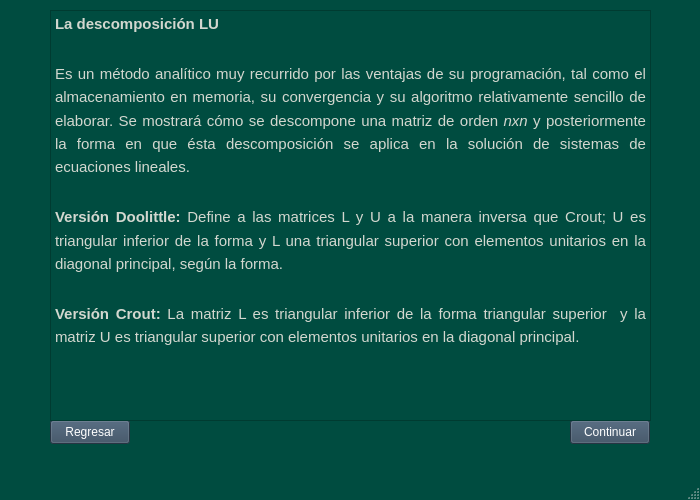
<?xml version="1.0" encoding="UTF-8"?>
<ui version="4.0">
 <class>resumenDolittle</class>
 <widget class="QMainWindow" name="resumenDolittle">
  <property name="geometry">
   <rect>
    <x>0</x>
    <y>0</y>
    <width>700</width>
    <height>500</height>
   </rect>
  </property>
  <property name="palette">
   <palette>
    <active>
     <colorrole role="WindowText">
      <brush brushstyle="SolidPattern">
       <color alpha="255">
        <red>255</red>
        <green>255</green>
        <blue>255</blue>
       </color>
      </brush>
     </colorrole>
     <colorrole role="Button">
      <brush brushstyle="SolidPattern">
       <color alpha="255">
        <red>0</red>
        <green>76</green>
        <blue>64</blue>
       </color>
      </brush>
     </colorrole>
     <colorrole role="Light">
      <brush brushstyle="SolidPattern">
       <color alpha="255">
        <red>0</red>
        <green>114</green>
        <blue>96</blue>
       </color>
      </brush>
     </colorrole>
     <colorrole role="Midlight">
      <brush brushstyle="SolidPattern">
       <color alpha="255">
        <red>0</red>
        <green>95</green>
        <blue>80</blue>
       </color>
      </brush>
     </colorrole>
     <colorrole role="Dark">
      <brush brushstyle="SolidPattern">
       <color alpha="255">
        <red>0</red>
        <green>38</green>
        <blue>32</blue>
       </color>
      </brush>
     </colorrole>
     <colorrole role="Mid">
      <brush brushstyle="SolidPattern">
       <color alpha="255">
        <red>0</red>
        <green>50</green>
        <blue>42</blue>
       </color>
      </brush>
     </colorrole>
     <colorrole role="Text">
      <brush brushstyle="SolidPattern">
       <color alpha="255">
        <red>255</red>
        <green>255</green>
        <blue>255</blue>
       </color>
      </brush>
     </colorrole>
     <colorrole role="BrightText">
      <brush brushstyle="SolidPattern">
       <color alpha="255">
        <red>255</red>
        <green>255</green>
        <blue>255</blue>
       </color>
      </brush>
     </colorrole>
     <colorrole role="ButtonText">
      <brush brushstyle="SolidPattern">
       <color alpha="255">
        <red>255</red>
        <green>255</green>
        <blue>255</blue>
       </color>
      </brush>
     </colorrole>
     <colorrole role="Base">
      <brush brushstyle="SolidPattern">
       <color alpha="255">
        <red>0</red>
        <green>0</green>
        <blue>0</blue>
       </color>
      </brush>
     </colorrole>
     <colorrole role="Window">
      <brush brushstyle="SolidPattern">
       <color alpha="255">
        <red>0</red>
        <green>76</green>
        <blue>64</blue>
       </color>
      </brush>
     </colorrole>
     <colorrole role="Shadow">
      <brush brushstyle="SolidPattern">
       <color alpha="255">
        <red>0</red>
        <green>0</green>
        <blue>0</blue>
       </color>
      </brush>
     </colorrole>
     <colorrole role="AlternateBase">
      <brush brushstyle="SolidPattern">
       <color alpha="255">
        <red>0</red>
        <green>38</green>
        <blue>32</blue>
       </color>
      </brush>
     </colorrole>
     <colorrole role="ToolTipBase">
      <brush brushstyle="SolidPattern">
       <color alpha="255">
        <red>255</red>
        <green>255</green>
        <blue>220</blue>
       </color>
      </brush>
     </colorrole>
     <colorrole role="ToolTipText">
      <brush brushstyle="SolidPattern">
       <color alpha="255">
        <red>0</red>
        <green>0</green>
        <blue>0</blue>
       </color>
      </brush>
     </colorrole>
     <colorrole role="PlaceholderText">
      <brush brushstyle="SolidPattern">
       <color alpha="128">
        <red>255</red>
        <green>255</green>
        <blue>255</blue>
       </color>
      </brush>
     </colorrole>
    </active>
    <inactive>
     <colorrole role="WindowText">
      <brush brushstyle="SolidPattern">
       <color alpha="255">
        <red>255</red>
        <green>255</green>
        <blue>255</blue>
       </color>
      </brush>
     </colorrole>
     <colorrole role="Button">
      <brush brushstyle="SolidPattern">
       <color alpha="255">
        <red>0</red>
        <green>76</green>
        <blue>64</blue>
       </color>
      </brush>
     </colorrole>
     <colorrole role="Light">
      <brush brushstyle="SolidPattern">
       <color alpha="255">
        <red>0</red>
        <green>114</green>
        <blue>96</blue>
       </color>
      </brush>
     </colorrole>
     <colorrole role="Midlight">
      <brush brushstyle="SolidPattern">
       <color alpha="255">
        <red>0</red>
        <green>95</green>
        <blue>80</blue>
       </color>
      </brush>
     </colorrole>
     <colorrole role="Dark">
      <brush brushstyle="SolidPattern">
       <color alpha="255">
        <red>0</red>
        <green>38</green>
        <blue>32</blue>
       </color>
      </brush>
     </colorrole>
     <colorrole role="Mid">
      <brush brushstyle="SolidPattern">
       <color alpha="255">
        <red>0</red>
        <green>50</green>
        <blue>42</blue>
       </color>
      </brush>
     </colorrole>
     <colorrole role="Text">
      <brush brushstyle="SolidPattern">
       <color alpha="255">
        <red>255</red>
        <green>255</green>
        <blue>255</blue>
       </color>
      </brush>
     </colorrole>
     <colorrole role="BrightText">
      <brush brushstyle="SolidPattern">
       <color alpha="255">
        <red>255</red>
        <green>255</green>
        <blue>255</blue>
       </color>
      </brush>
     </colorrole>
     <colorrole role="ButtonText">
      <brush brushstyle="SolidPattern">
       <color alpha="255">
        <red>255</red>
        <green>255</green>
        <blue>255</blue>
       </color>
      </brush>
     </colorrole>
     <colorrole role="Base">
      <brush brushstyle="SolidPattern">
       <color alpha="255">
        <red>0</red>
        <green>0</green>
        <blue>0</blue>
       </color>
      </brush>
     </colorrole>
     <colorrole role="Window">
      <brush brushstyle="SolidPattern">
       <color alpha="255">
        <red>0</red>
        <green>76</green>
        <blue>64</blue>
       </color>
      </brush>
     </colorrole>
     <colorrole role="Shadow">
      <brush brushstyle="SolidPattern">
       <color alpha="255">
        <red>0</red>
        <green>0</green>
        <blue>0</blue>
       </color>
      </brush>
     </colorrole>
     <colorrole role="AlternateBase">
      <brush brushstyle="SolidPattern">
       <color alpha="255">
        <red>0</red>
        <green>38</green>
        <blue>32</blue>
       </color>
      </brush>
     </colorrole>
     <colorrole role="ToolTipBase">
      <brush brushstyle="SolidPattern">
       <color alpha="255">
        <red>255</red>
        <green>255</green>
        <blue>220</blue>
       </color>
      </brush>
     </colorrole>
     <colorrole role="ToolTipText">
      <brush brushstyle="SolidPattern">
       <color alpha="255">
        <red>0</red>
        <green>0</green>
        <blue>0</blue>
       </color>
      </brush>
     </colorrole>
     <colorrole role="PlaceholderText">
      <brush brushstyle="SolidPattern">
       <color alpha="128">
        <red>255</red>
        <green>255</green>
        <blue>255</blue>
       </color>
      </brush>
     </colorrole>
    </inactive>
    <disabled>
     <colorrole role="WindowText">
      <brush brushstyle="SolidPattern">
       <color alpha="255">
        <red>0</red>
        <green>38</green>
        <blue>32</blue>
       </color>
      </brush>
     </colorrole>
     <colorrole role="Button">
      <brush brushstyle="SolidPattern">
       <color alpha="255">
        <red>0</red>
        <green>76</green>
        <blue>64</blue>
       </color>
      </brush>
     </colorrole>
     <colorrole role="Light">
      <brush brushstyle="SolidPattern">
       <color alpha="255">
        <red>0</red>
        <green>114</green>
        <blue>96</blue>
       </color>
      </brush>
     </colorrole>
     <colorrole role="Midlight">
      <brush brushstyle="SolidPattern">
       <color alpha="255">
        <red>0</red>
        <green>95</green>
        <blue>80</blue>
       </color>
      </brush>
     </colorrole>
     <colorrole role="Dark">
      <brush brushstyle="SolidPattern">
       <color alpha="255">
        <red>0</red>
        <green>38</green>
        <blue>32</blue>
       </color>
      </brush>
     </colorrole>
     <colorrole role="Mid">
      <brush brushstyle="SolidPattern">
       <color alpha="255">
        <red>0</red>
        <green>50</green>
        <blue>42</blue>
       </color>
      </brush>
     </colorrole>
     <colorrole role="Text">
      <brush brushstyle="SolidPattern">
       <color alpha="255">
        <red>0</red>
        <green>38</green>
        <blue>32</blue>
       </color>
      </brush>
     </colorrole>
     <colorrole role="BrightText">
      <brush brushstyle="SolidPattern">
       <color alpha="255">
        <red>255</red>
        <green>255</green>
        <blue>255</blue>
       </color>
      </brush>
     </colorrole>
     <colorrole role="ButtonText">
      <brush brushstyle="SolidPattern">
       <color alpha="255">
        <red>0</red>
        <green>38</green>
        <blue>32</blue>
       </color>
      </brush>
     </colorrole>
     <colorrole role="Base">
      <brush brushstyle="SolidPattern">
       <color alpha="255">
        <red>0</red>
        <green>76</green>
        <blue>64</blue>
       </color>
      </brush>
     </colorrole>
     <colorrole role="Window">
      <brush brushstyle="SolidPattern">
       <color alpha="255">
        <red>0</red>
        <green>76</green>
        <blue>64</blue>
       </color>
      </brush>
     </colorrole>
     <colorrole role="Shadow">
      <brush brushstyle="SolidPattern">
       <color alpha="255">
        <red>0</red>
        <green>0</green>
        <blue>0</blue>
       </color>
      </brush>
     </colorrole>
     <colorrole role="AlternateBase">
      <brush brushstyle="SolidPattern">
       <color alpha="255">
        <red>0</red>
        <green>76</green>
        <blue>64</blue>
       </color>
      </brush>
     </colorrole>
     <colorrole role="ToolTipBase">
      <brush brushstyle="SolidPattern">
       <color alpha="255">
        <red>255</red>
        <green>255</green>
        <blue>220</blue>
       </color>
      </brush>
     </colorrole>
     <colorrole role="ToolTipText">
      <brush brushstyle="SolidPattern">
       <color alpha="255">
        <red>0</red>
        <green>0</green>
        <blue>0</blue>
       </color>
      </brush>
     </colorrole>
     <colorrole role="PlaceholderText">
      <brush brushstyle="SolidPattern">
       <color alpha="128">
        <red>255</red>
        <green>255</green>
        <blue>255</blue>
       </color>
      </brush>
     </colorrole>
    </disabled>
   </palette>
  </property>
  <property name="windowTitle">
   <string>MainWindow</string>
  </property>
  <widget class="QWidget" name="centralwidget">
   <widget class="QPushButton" name="pushButton">
    <property name="geometry">
     <rect>
      <x>50</x>
      <y>420</y>
      <width>80</width>
      <height>24</height>
     </rect>
    </property>
    <property name="palette">
     <palette>
      <active>
       <colorrole role="WindowText">
        <brush brushstyle="SolidPattern">
         <color alpha="255">
          <red>255</red>
          <green>255</green>
          <blue>255</blue>
         </color>
        </brush>
       </colorrole>
       <colorrole role="Button">
        <brush brushstyle="SolidPattern">
         <color alpha="255">
          <red>53</red>
          <green>73</green>
          <blue>94</blue>
         </color>
        </brush>
       </colorrole>
       <colorrole role="Light">
        <brush brushstyle="SolidPattern">
         <color alpha="255">
          <red>79</red>
          <green>109</green>
          <blue>141</blue>
         </color>
        </brush>
       </colorrole>
       <colorrole role="Midlight">
        <brush brushstyle="SolidPattern">
         <color alpha="255">
          <red>66</red>
          <green>91</green>
          <blue>117</blue>
         </color>
        </brush>
       </colorrole>
       <colorrole role="Dark">
        <brush brushstyle="SolidPattern">
         <color alpha="255">
          <red>26</red>
          <green>36</green>
          <blue>47</blue>
         </color>
        </brush>
       </colorrole>
       <colorrole role="Mid">
        <brush brushstyle="SolidPattern">
         <color alpha="255">
          <red>35</red>
          <green>48</green>
          <blue>62</blue>
         </color>
        </brush>
       </colorrole>
       <colorrole role="Text">
        <brush brushstyle="SolidPattern">
         <color alpha="255">
          <red>255</red>
          <green>255</green>
          <blue>255</blue>
         </color>
        </brush>
       </colorrole>
       <colorrole role="BrightText">
        <brush brushstyle="SolidPattern">
         <color alpha="255">
          <red>255</red>
          <green>255</green>
          <blue>255</blue>
         </color>
        </brush>
       </colorrole>
       <colorrole role="ButtonText">
        <brush brushstyle="SolidPattern">
         <color alpha="255">
          <red>255</red>
          <green>255</green>
          <blue>255</blue>
         </color>
        </brush>
       </colorrole>
       <colorrole role="Base">
        <brush brushstyle="SolidPattern">
         <color alpha="255">
          <red>0</red>
          <green>0</green>
          <blue>0</blue>
         </color>
        </brush>
       </colorrole>
       <colorrole role="Window">
        <brush brushstyle="SolidPattern">
         <color alpha="255">
          <red>53</red>
          <green>73</green>
          <blue>94</blue>
         </color>
        </brush>
       </colorrole>
       <colorrole role="Shadow">
        <brush brushstyle="SolidPattern">
         <color alpha="255">
          <red>0</red>
          <green>0</green>
          <blue>0</blue>
         </color>
        </brush>
       </colorrole>
       <colorrole role="AlternateBase">
        <brush brushstyle="SolidPattern">
         <color alpha="255">
          <red>26</red>
          <green>36</green>
          <blue>47</blue>
         </color>
        </brush>
       </colorrole>
       <colorrole role="ToolTipBase">
        <brush brushstyle="SolidPattern">
         <color alpha="255">
          <red>255</red>
          <green>255</green>
          <blue>220</blue>
         </color>
        </brush>
       </colorrole>
       <colorrole role="ToolTipText">
        <brush brushstyle="SolidPattern">
         <color alpha="255">
          <red>0</red>
          <green>0</green>
          <blue>0</blue>
         </color>
        </brush>
       </colorrole>
       <colorrole role="PlaceholderText">
        <brush brushstyle="SolidPattern">
         <color alpha="128">
          <red>255</red>
          <green>255</green>
          <blue>255</blue>
         </color>
        </brush>
       </colorrole>
      </active>
      <inactive>
       <colorrole role="WindowText">
        <brush brushstyle="SolidPattern">
         <color alpha="255">
          <red>255</red>
          <green>255</green>
          <blue>255</blue>
         </color>
        </brush>
       </colorrole>
       <colorrole role="Button">
        <brush brushstyle="SolidPattern">
         <color alpha="255">
          <red>53</red>
          <green>73</green>
          <blue>94</blue>
         </color>
        </brush>
       </colorrole>
       <colorrole role="Light">
        <brush brushstyle="SolidPattern">
         <color alpha="255">
          <red>79</red>
          <green>109</green>
          <blue>141</blue>
         </color>
        </brush>
       </colorrole>
       <colorrole role="Midlight">
        <brush brushstyle="SolidPattern">
         <color alpha="255">
          <red>66</red>
          <green>91</green>
          <blue>117</blue>
         </color>
        </brush>
       </colorrole>
       <colorrole role="Dark">
        <brush brushstyle="SolidPattern">
         <color alpha="255">
          <red>26</red>
          <green>36</green>
          <blue>47</blue>
         </color>
        </brush>
       </colorrole>
       <colorrole role="Mid">
        <brush brushstyle="SolidPattern">
         <color alpha="255">
          <red>35</red>
          <green>48</green>
          <blue>62</blue>
         </color>
        </brush>
       </colorrole>
       <colorrole role="Text">
        <brush brushstyle="SolidPattern">
         <color alpha="255">
          <red>255</red>
          <green>255</green>
          <blue>255</blue>
         </color>
        </brush>
       </colorrole>
       <colorrole role="BrightText">
        <brush brushstyle="SolidPattern">
         <color alpha="255">
          <red>255</red>
          <green>255</green>
          <blue>255</blue>
         </color>
        </brush>
       </colorrole>
       <colorrole role="ButtonText">
        <brush brushstyle="SolidPattern">
         <color alpha="255">
          <red>255</red>
          <green>255</green>
          <blue>255</blue>
         </color>
        </brush>
       </colorrole>
       <colorrole role="Base">
        <brush brushstyle="SolidPattern">
         <color alpha="255">
          <red>0</red>
          <green>0</green>
          <blue>0</blue>
         </color>
        </brush>
       </colorrole>
       <colorrole role="Window">
        <brush brushstyle="SolidPattern">
         <color alpha="255">
          <red>53</red>
          <green>73</green>
          <blue>94</blue>
         </color>
        </brush>
       </colorrole>
       <colorrole role="Shadow">
        <brush brushstyle="SolidPattern">
         <color alpha="255">
          <red>0</red>
          <green>0</green>
          <blue>0</blue>
         </color>
        </brush>
       </colorrole>
       <colorrole role="AlternateBase">
        <brush brushstyle="SolidPattern">
         <color alpha="255">
          <red>26</red>
          <green>36</green>
          <blue>47</blue>
         </color>
        </brush>
       </colorrole>
       <colorrole role="ToolTipBase">
        <brush brushstyle="SolidPattern">
         <color alpha="255">
          <red>255</red>
          <green>255</green>
          <blue>220</blue>
         </color>
        </brush>
       </colorrole>
       <colorrole role="ToolTipText">
        <brush brushstyle="SolidPattern">
         <color alpha="255">
          <red>0</red>
          <green>0</green>
          <blue>0</blue>
         </color>
        </brush>
       </colorrole>
       <colorrole role="PlaceholderText">
        <brush brushstyle="SolidPattern">
         <color alpha="128">
          <red>255</red>
          <green>255</green>
          <blue>255</blue>
         </color>
        </brush>
       </colorrole>
      </inactive>
      <disabled>
       <colorrole role="WindowText">
        <brush brushstyle="SolidPattern">
         <color alpha="255">
          <red>26</red>
          <green>36</green>
          <blue>47</blue>
         </color>
        </brush>
       </colorrole>
       <colorrole role="Button">
        <brush brushstyle="SolidPattern">
         <color alpha="255">
          <red>53</red>
          <green>73</green>
          <blue>94</blue>
         </color>
        </brush>
       </colorrole>
       <colorrole role="Light">
        <brush brushstyle="SolidPattern">
         <color alpha="255">
          <red>79</red>
          <green>109</green>
          <blue>141</blue>
         </color>
        </brush>
       </colorrole>
       <colorrole role="Midlight">
        <brush brushstyle="SolidPattern">
         <color alpha="255">
          <red>66</red>
          <green>91</green>
          <blue>117</blue>
         </color>
        </brush>
       </colorrole>
       <colorrole role="Dark">
        <brush brushstyle="SolidPattern">
         <color alpha="255">
          <red>26</red>
          <green>36</green>
          <blue>47</blue>
         </color>
        </brush>
       </colorrole>
       <colorrole role="Mid">
        <brush brushstyle="SolidPattern">
         <color alpha="255">
          <red>35</red>
          <green>48</green>
          <blue>62</blue>
         </color>
        </brush>
       </colorrole>
       <colorrole role="Text">
        <brush brushstyle="SolidPattern">
         <color alpha="255">
          <red>26</red>
          <green>36</green>
          <blue>47</blue>
         </color>
        </brush>
       </colorrole>
       <colorrole role="BrightText">
        <brush brushstyle="SolidPattern">
         <color alpha="255">
          <red>255</red>
          <green>255</green>
          <blue>255</blue>
         </color>
        </brush>
       </colorrole>
       <colorrole role="ButtonText">
        <brush brushstyle="SolidPattern">
         <color alpha="255">
          <red>26</red>
          <green>36</green>
          <blue>47</blue>
         </color>
        </brush>
       </colorrole>
       <colorrole role="Base">
        <brush brushstyle="SolidPattern">
         <color alpha="255">
          <red>53</red>
          <green>73</green>
          <blue>94</blue>
         </color>
        </brush>
       </colorrole>
       <colorrole role="Window">
        <brush brushstyle="SolidPattern">
         <color alpha="255">
          <red>53</red>
          <green>73</green>
          <blue>94</blue>
         </color>
        </brush>
       </colorrole>
       <colorrole role="Shadow">
        <brush brushstyle="SolidPattern">
         <color alpha="255">
          <red>0</red>
          <green>0</green>
          <blue>0</blue>
         </color>
        </brush>
       </colorrole>
       <colorrole role="AlternateBase">
        <brush brushstyle="SolidPattern">
         <color alpha="255">
          <red>53</red>
          <green>73</green>
          <blue>94</blue>
         </color>
        </brush>
       </colorrole>
       <colorrole role="ToolTipBase">
        <brush brushstyle="SolidPattern">
         <color alpha="255">
          <red>255</red>
          <green>255</green>
          <blue>220</blue>
         </color>
        </brush>
       </colorrole>
       <colorrole role="ToolTipText">
        <brush brushstyle="SolidPattern">
         <color alpha="255">
          <red>0</red>
          <green>0</green>
          <blue>0</blue>
         </color>
        </brush>
       </colorrole>
       <colorrole role="PlaceholderText">
        <brush brushstyle="SolidPattern">
         <color alpha="128">
          <red>255</red>
          <green>255</green>
          <blue>255</blue>
         </color>
        </brush>
       </colorrole>
      </disabled>
     </palette>
    </property>
    <property name="text">
     <string>Regresar</string>
    </property>
   </widget>
   <widget class="QPushButton" name="pushButton_2">
    <property name="geometry">
     <rect>
      <x>570</x>
      <y>420</y>
      <width>80</width>
      <height>24</height>
     </rect>
    </property>
    <property name="palette">
     <palette>
      <active>
       <colorrole role="WindowText">
        <brush brushstyle="SolidPattern">
         <color alpha="255">
          <red>255</red>
          <green>255</green>
          <blue>255</blue>
         </color>
        </brush>
       </colorrole>
       <colorrole role="Button">
        <brush brushstyle="SolidPattern">
         <color alpha="255">
          <red>53</red>
          <green>73</green>
          <blue>94</blue>
         </color>
        </brush>
       </colorrole>
       <colorrole role="Light">
        <brush brushstyle="SolidPattern">
         <color alpha="255">
          <red>79</red>
          <green>109</green>
          <blue>141</blue>
         </color>
        </brush>
       </colorrole>
       <colorrole role="Midlight">
        <brush brushstyle="SolidPattern">
         <color alpha="255">
          <red>66</red>
          <green>91</green>
          <blue>117</blue>
         </color>
        </brush>
       </colorrole>
       <colorrole role="Dark">
        <brush brushstyle="SolidPattern">
         <color alpha="255">
          <red>26</red>
          <green>36</green>
          <blue>47</blue>
         </color>
        </brush>
       </colorrole>
       <colorrole role="Mid">
        <brush brushstyle="SolidPattern">
         <color alpha="255">
          <red>35</red>
          <green>48</green>
          <blue>62</blue>
         </color>
        </brush>
       </colorrole>
       <colorrole role="Text">
        <brush brushstyle="SolidPattern">
         <color alpha="255">
          <red>255</red>
          <green>255</green>
          <blue>255</blue>
         </color>
        </brush>
       </colorrole>
       <colorrole role="BrightText">
        <brush brushstyle="SolidPattern">
         <color alpha="255">
          <red>255</red>
          <green>255</green>
          <blue>255</blue>
         </color>
        </brush>
       </colorrole>
       <colorrole role="ButtonText">
        <brush brushstyle="SolidPattern">
         <color alpha="255">
          <red>255</red>
          <green>255</green>
          <blue>255</blue>
         </color>
        </brush>
       </colorrole>
       <colorrole role="Base">
        <brush brushstyle="SolidPattern">
         <color alpha="255">
          <red>0</red>
          <green>0</green>
          <blue>0</blue>
         </color>
        </brush>
       </colorrole>
       <colorrole role="Window">
        <brush brushstyle="SolidPattern">
         <color alpha="255">
          <red>53</red>
          <green>73</green>
          <blue>94</blue>
         </color>
        </brush>
       </colorrole>
       <colorrole role="Shadow">
        <brush brushstyle="SolidPattern">
         <color alpha="255">
          <red>0</red>
          <green>0</green>
          <blue>0</blue>
         </color>
        </brush>
       </colorrole>
       <colorrole role="AlternateBase">
        <brush brushstyle="SolidPattern">
         <color alpha="255">
          <red>26</red>
          <green>36</green>
          <blue>47</blue>
         </color>
        </brush>
       </colorrole>
       <colorrole role="ToolTipBase">
        <brush brushstyle="SolidPattern">
         <color alpha="255">
          <red>255</red>
          <green>255</green>
          <blue>220</blue>
         </color>
        </brush>
       </colorrole>
       <colorrole role="ToolTipText">
        <brush brushstyle="SolidPattern">
         <color alpha="255">
          <red>0</red>
          <green>0</green>
          <blue>0</blue>
         </color>
        </brush>
       </colorrole>
       <colorrole role="PlaceholderText">
        <brush brushstyle="SolidPattern">
         <color alpha="128">
          <red>255</red>
          <green>255</green>
          <blue>255</blue>
         </color>
        </brush>
       </colorrole>
      </active>
      <inactive>
       <colorrole role="WindowText">
        <brush brushstyle="SolidPattern">
         <color alpha="255">
          <red>255</red>
          <green>255</green>
          <blue>255</blue>
         </color>
        </brush>
       </colorrole>
       <colorrole role="Button">
        <brush brushstyle="SolidPattern">
         <color alpha="255">
          <red>53</red>
          <green>73</green>
          <blue>94</blue>
         </color>
        </brush>
       </colorrole>
       <colorrole role="Light">
        <brush brushstyle="SolidPattern">
         <color alpha="255">
          <red>79</red>
          <green>109</green>
          <blue>141</blue>
         </color>
        </brush>
       </colorrole>
       <colorrole role="Midlight">
        <brush brushstyle="SolidPattern">
         <color alpha="255">
          <red>66</red>
          <green>91</green>
          <blue>117</blue>
         </color>
        </brush>
       </colorrole>
       <colorrole role="Dark">
        <brush brushstyle="SolidPattern">
         <color alpha="255">
          <red>26</red>
          <green>36</green>
          <blue>47</blue>
         </color>
        </brush>
       </colorrole>
       <colorrole role="Mid">
        <brush brushstyle="SolidPattern">
         <color alpha="255">
          <red>35</red>
          <green>48</green>
          <blue>62</blue>
         </color>
        </brush>
       </colorrole>
       <colorrole role="Text">
        <brush brushstyle="SolidPattern">
         <color alpha="255">
          <red>255</red>
          <green>255</green>
          <blue>255</blue>
         </color>
        </brush>
       </colorrole>
       <colorrole role="BrightText">
        <brush brushstyle="SolidPattern">
         <color alpha="255">
          <red>255</red>
          <green>255</green>
          <blue>255</blue>
         </color>
        </brush>
       </colorrole>
       <colorrole role="ButtonText">
        <brush brushstyle="SolidPattern">
         <color alpha="255">
          <red>255</red>
          <green>255</green>
          <blue>255</blue>
         </color>
        </brush>
       </colorrole>
       <colorrole role="Base">
        <brush brushstyle="SolidPattern">
         <color alpha="255">
          <red>0</red>
          <green>0</green>
          <blue>0</blue>
         </color>
        </brush>
       </colorrole>
       <colorrole role="Window">
        <brush brushstyle="SolidPattern">
         <color alpha="255">
          <red>53</red>
          <green>73</green>
          <blue>94</blue>
         </color>
        </brush>
       </colorrole>
       <colorrole role="Shadow">
        <brush brushstyle="SolidPattern">
         <color alpha="255">
          <red>0</red>
          <green>0</green>
          <blue>0</blue>
         </color>
        </brush>
       </colorrole>
       <colorrole role="AlternateBase">
        <brush brushstyle="SolidPattern">
         <color alpha="255">
          <red>26</red>
          <green>36</green>
          <blue>47</blue>
         </color>
        </brush>
       </colorrole>
       <colorrole role="ToolTipBase">
        <brush brushstyle="SolidPattern">
         <color alpha="255">
          <red>255</red>
          <green>255</green>
          <blue>220</blue>
         </color>
        </brush>
       </colorrole>
       <colorrole role="ToolTipText">
        <brush brushstyle="SolidPattern">
         <color alpha="255">
          <red>0</red>
          <green>0</green>
          <blue>0</blue>
         </color>
        </brush>
       </colorrole>
       <colorrole role="PlaceholderText">
        <brush brushstyle="SolidPattern">
         <color alpha="128">
          <red>255</red>
          <green>255</green>
          <blue>255</blue>
         </color>
        </brush>
       </colorrole>
      </inactive>
      <disabled>
       <colorrole role="WindowText">
        <brush brushstyle="SolidPattern">
         <color alpha="255">
          <red>26</red>
          <green>36</green>
          <blue>47</blue>
         </color>
        </brush>
       </colorrole>
       <colorrole role="Button">
        <brush brushstyle="SolidPattern">
         <color alpha="255">
          <red>53</red>
          <green>73</green>
          <blue>94</blue>
         </color>
        </brush>
       </colorrole>
       <colorrole role="Light">
        <brush brushstyle="SolidPattern">
         <color alpha="255">
          <red>79</red>
          <green>109</green>
          <blue>141</blue>
         </color>
        </brush>
       </colorrole>
       <colorrole role="Midlight">
        <brush brushstyle="SolidPattern">
         <color alpha="255">
          <red>66</red>
          <green>91</green>
          <blue>117</blue>
         </color>
        </brush>
       </colorrole>
       <colorrole role="Dark">
        <brush brushstyle="SolidPattern">
         <color alpha="255">
          <red>26</red>
          <green>36</green>
          <blue>47</blue>
         </color>
        </brush>
       </colorrole>
       <colorrole role="Mid">
        <brush brushstyle="SolidPattern">
         <color alpha="255">
          <red>35</red>
          <green>48</green>
          <blue>62</blue>
         </color>
        </brush>
       </colorrole>
       <colorrole role="Text">
        <brush brushstyle="SolidPattern">
         <color alpha="255">
          <red>26</red>
          <green>36</green>
          <blue>47</blue>
         </color>
        </brush>
       </colorrole>
       <colorrole role="BrightText">
        <brush brushstyle="SolidPattern">
         <color alpha="255">
          <red>255</red>
          <green>255</green>
          <blue>255</blue>
         </color>
        </brush>
       </colorrole>
       <colorrole role="ButtonText">
        <brush brushstyle="SolidPattern">
         <color alpha="255">
          <red>26</red>
          <green>36</green>
          <blue>47</blue>
         </color>
        </brush>
       </colorrole>
       <colorrole role="Base">
        <brush brushstyle="SolidPattern">
         <color alpha="255">
          <red>53</red>
          <green>73</green>
          <blue>94</blue>
         </color>
        </brush>
       </colorrole>
       <colorrole role="Window">
        <brush brushstyle="SolidPattern">
         <color alpha="255">
          <red>53</red>
          <green>73</green>
          <blue>94</blue>
         </color>
        </brush>
       </colorrole>
       <colorrole role="Shadow">
        <brush brushstyle="SolidPattern">
         <color alpha="255">
          <red>0</red>
          <green>0</green>
          <blue>0</blue>
         </color>
        </brush>
       </colorrole>
       <colorrole role="AlternateBase">
        <brush brushstyle="SolidPattern">
         <color alpha="255">
          <red>53</red>
          <green>73</green>
          <blue>94</blue>
         </color>
        </brush>
       </colorrole>
       <colorrole role="ToolTipBase">
        <brush brushstyle="SolidPattern">
         <color alpha="255">
          <red>255</red>
          <green>255</green>
          <blue>220</blue>
         </color>
        </brush>
       </colorrole>
       <colorrole role="ToolTipText">
        <brush brushstyle="SolidPattern">
         <color alpha="255">
          <red>0</red>
          <green>0</green>
          <blue>0</blue>
         </color>
        </brush>
       </colorrole>
       <colorrole role="PlaceholderText">
        <brush brushstyle="SolidPattern">
         <color alpha="128">
          <red>255</red>
          <green>255</green>
          <blue>255</blue>
         </color>
        </brush>
       </colorrole>
      </disabled>
     </palette>
    </property>
    <property name="text">
     <string>Continuar</string>
    </property>
   </widget>
   <widget class="QTextBrowser" name="textBrowser">
    <property name="geometry">
     <rect>
      <x>50</x>
      <y>10</y>
      <width>601</width>
      <height>411</height>
     </rect>
    </property>
    <property name="palette">
     <palette>
      <active>
       <colorrole role="Base">
        <brush brushstyle="SolidPattern">
         <color alpha="255">
          <red>0</red>
          <green>76</green>
          <blue>64</blue>
         </color>
        </brush>
       </colorrole>
       <colorrole role="Shadow">
        <brush brushstyle="SolidPattern">
         <color alpha="255">
          <red>0</red>
          <green>76</green>
          <blue>64</blue>
         </color>
        </brush>
       </colorrole>
       <colorrole role="ToolTipText">
        <brush brushstyle="SolidPattern">
         <color alpha="255">
          <red>0</red>
          <green>76</green>
          <blue>64</blue>
         </color>
        </brush>
       </colorrole>
      </active>
      <inactive>
       <colorrole role="Base">
        <brush brushstyle="SolidPattern">
         <color alpha="255">
          <red>0</red>
          <green>76</green>
          <blue>64</blue>
         </color>
        </brush>
       </colorrole>
       <colorrole role="Shadow">
        <brush brushstyle="SolidPattern">
         <color alpha="255">
          <red>0</red>
          <green>76</green>
          <blue>64</blue>
         </color>
        </brush>
       </colorrole>
       <colorrole role="ToolTipText">
        <brush brushstyle="SolidPattern">
         <color alpha="255">
          <red>0</red>
          <green>76</green>
          <blue>64</blue>
         </color>
        </brush>
       </colorrole>
      </inactive>
      <disabled>
       <colorrole role="Base">
        <brush brushstyle="SolidPattern">
         <color alpha="255">
          <red>0</red>
          <green>76</green>
          <blue>64</blue>
         </color>
        </brush>
       </colorrole>
       <colorrole role="Shadow">
        <brush brushstyle="SolidPattern">
         <color alpha="255">
          <red>0</red>
          <green>76</green>
          <blue>64</blue>
         </color>
        </brush>
       </colorrole>
       <colorrole role="ToolTipText">
        <brush brushstyle="SolidPattern">
         <color alpha="255">
          <red>0</red>
          <green>76</green>
          <blue>64</blue>
         </color>
        </brush>
       </colorrole>
      </disabled>
     </palette>
    </property>
    <property name="html">
     <string>&lt;!DOCTYPE HTML PUBLIC &quot;-//W3C//DTD HTML 4.0//EN&quot; &quot;http://www.w3.org/TR/REC-html40/strict.dtd&quot;&gt;
&lt;html&gt;&lt;head&gt;&lt;meta name=&quot;qrichtext&quot; content=&quot;1&quot; /&gt;&lt;style type=&quot;text/css&quot;&gt;
p, li { white-space: pre-wrap; }
&lt;/style&gt;&lt;/head&gt;&lt;body style=&quot; font-family:'Ubuntu'; font-size:10pt; font-weight:400; font-style:normal;&quot;&gt;
&lt;p align=&quot;justify&quot; style=&quot; margin-top:0px; margin-bottom:0px; margin-left:0px; margin-right:0px; -qt-block-indent:0; text-indent:0px; line-height:138%;&quot;&gt;&lt;a name=&quot;docs-internal-guid-e83b2206-7fff-21fb-0b5a-25e7f06ec074&quot;&gt;&lt;/a&gt;&lt;span style=&quot; font-family:'Roboto','sans-serif'; font-size:11pt; font-weight:600; color:#d3d7cf; background-color:transparent;&quot;&gt;L&lt;/span&gt;&lt;span style=&quot; font-family:'Roboto','sans-serif'; font-size:11pt; font-weight:600; color:#d3d7cf; background-color:transparent;&quot;&gt;a descomposición LU&lt;/span&gt;&lt;span style=&quot; font-family:'Roboto','sans-serif'; font-size:11pt; color:#d3d7cf; background-color:transparent;&quot;&gt; &lt;/span&gt;&lt;/p&gt;
&lt;p align=&quot;justify&quot; style=&quot;-qt-paragraph-type:empty; margin-top:0px; margin-bottom:0px; margin-left:0px; margin-right:0px; -qt-block-indent:0; text-indent:0px; line-height:138%; font-family:'Roboto','sans-serif'; font-size:11pt; color:#d3d7cf;&quot;&gt;&lt;br /&gt;&lt;/p&gt;
&lt;p align=&quot;justify&quot; style=&quot; margin-top:0px; margin-bottom:0px; margin-left:0px; margin-right:0px; -qt-block-indent:0; text-indent:0px; line-height:138%;&quot;&gt;&lt;span style=&quot; font-family:'Roboto','sans-serif'; font-size:11pt; color:#d3d7cf; background-color:transparent;&quot;&gt;Es un método analítico muy recurrido por las ventajas de su programación, tal como el almacenamiento en memoria, su convergencia y su algoritmo relativamente sencillo de elaborar. Se mostrará cómo se descompone una matriz de orden &lt;/span&gt;&lt;span style=&quot; font-family:'Roboto','sans-serif'; font-size:11pt; font-style:italic; color:#d3d7cf; background-color:transparent;&quot;&gt;nxn&lt;/span&gt;&lt;span style=&quot; font-family:'Roboto','sans-serif'; font-size:11pt; color:#d3d7cf; background-color:transparent;&quot;&gt; y posteriormente la forma en que ésta descomposición se aplica en la solución de sistemas de ecuaciones lineales.&lt;/span&gt;&lt;/p&gt;
&lt;p align=&quot;justify&quot; style=&quot;-qt-paragraph-type:empty; margin-top:0px; margin-bottom:0px; margin-left:0px; margin-right:0px; -qt-block-indent:0; text-indent:0px; line-height:138%; font-family:'Roboto','sans-serif'; font-size:11pt; color:#d3d7cf;&quot;&gt;&lt;br /&gt;&lt;/p&gt;
&lt;p align=&quot;justify&quot; style=&quot; margin-top:0px; margin-bottom:0px; margin-left:0px; margin-right:0px; -qt-block-indent:0; text-indent:0px; line-height:138%;&quot;&gt;&lt;span style=&quot; font-family:'Roboto','sans-serif'; font-size:11pt; font-weight:600; color:#d3d7cf; background-color:transparent;&quot;&gt;Versión Doolittle:&lt;/span&gt;&lt;span style=&quot; font-family:'Roboto','sans-serif'; font-size:11pt; color:#d3d7cf; background-color:transparent;&quot;&gt; Define a las matrices L y U a la manera inversa que Crout; U es triangular inferior de la forma y L una triangular superior con elementos unitarios en la diagonal principal, según la forma.&lt;/span&gt;&lt;/p&gt;
&lt;p align=&quot;justify&quot; style=&quot;-qt-paragraph-type:empty; margin-top:0px; margin-bottom:0px; margin-left:0px; margin-right:0px; -qt-block-indent:0; text-indent:0px; line-height:138%; font-family:'Roboto','sans-serif'; font-size:11pt; color:#d3d7cf;&quot;&gt;&lt;br /&gt;&lt;/p&gt;
&lt;p align=&quot;justify&quot; style=&quot; margin-top:0px; margin-bottom:0px; margin-left:0px; margin-right:0px; -qt-block-indent:0; text-indent:0px; line-height:138%;&quot;&gt;&lt;span style=&quot; font-family:'Roboto','sans-serif'; font-size:11pt; font-weight:600; color:#d3d7cf; background-color:transparent;&quot;&gt;Versión Crout:&lt;/span&gt;&lt;span style=&quot; font-family:'Roboto','sans-serif'; font-size:11pt; color:#d3d7cf; background-color:transparent;&quot;&gt; La matriz L es triangular inferior de la forma triangular superior  y la matriz U es triangular superior con elementos unitarios en la diagonal principal.&lt;/span&gt;&lt;/p&gt;
&lt;p align=&quot;justify&quot; style=&quot; margin-top:0px; margin-bottom:0px; margin-left:0px; margin-right:0px; -qt-block-indent:0; text-indent:0px;&quot;&gt;&lt;span style=&quot; font-family:'Ubuntu'; color:#d3d7cf;&quot;&gt;&lt;br /&gt;&lt;/span&gt;&lt;/p&gt;&lt;/body&gt;&lt;/html&gt;</string>
    </property>
   </widget>
  </widget>
  <widget class="QMenuBar" name="menubar">
   <property name="geometry">
    <rect>
     <x>0</x>
     <y>0</y>
     <width>700</width>
     <height>21</height>
    </rect>
   </property>
  </widget>
  <widget class="QStatusBar" name="statusbar"/>
 </widget>
 <resources/>
 <connections/>
</ui>
